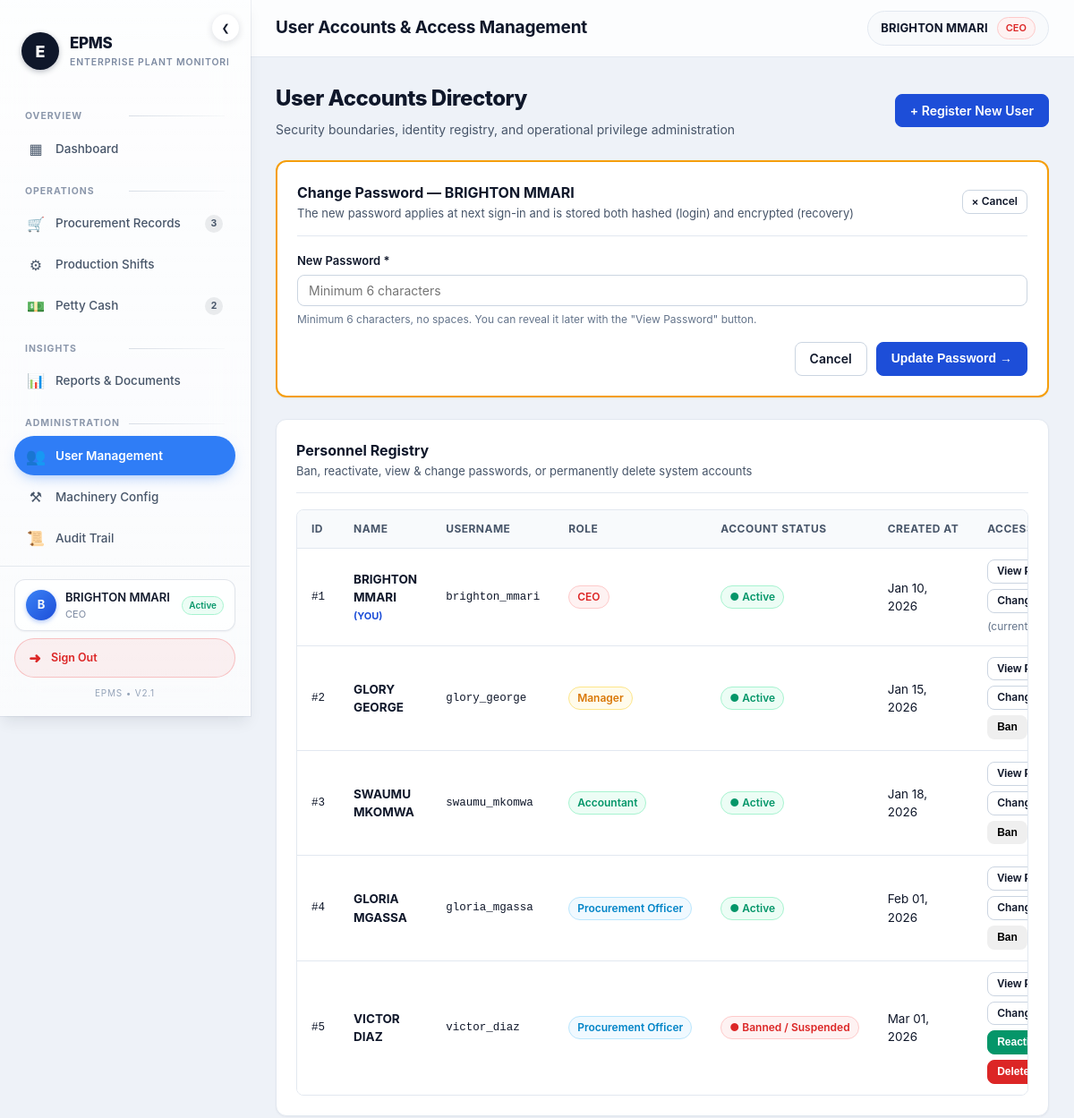
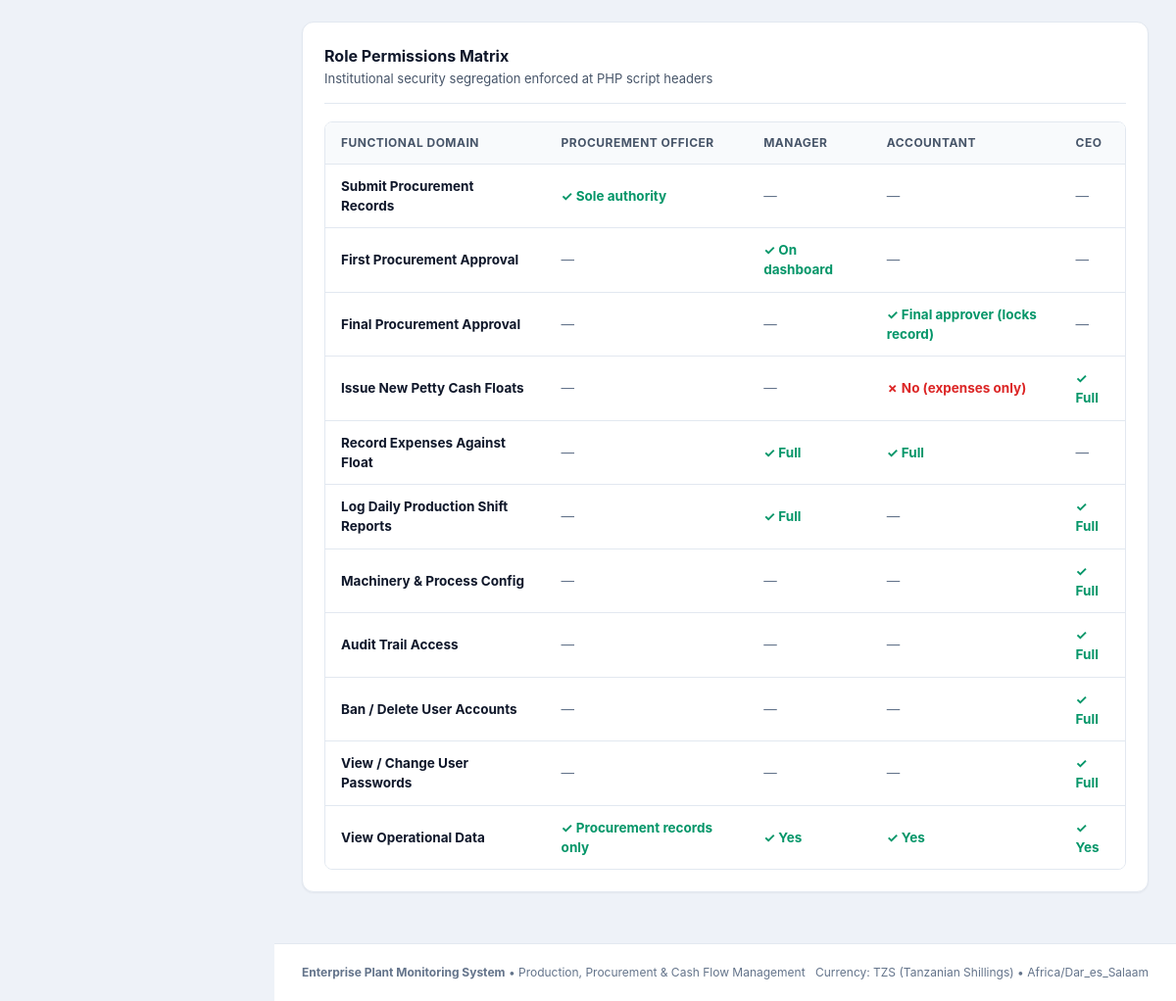
The page /users.php?action=password&user_id=1 (signed in) on the database its author committed (2 pictures, top to bottom).
### tables this page shows
CREATE TABLE `users` (
  `id` INT UNSIGNED NOT NULL AUTO_INCREMENT,
  `name` VARCHAR(120) NOT NULL,
  `username` VARCHAR(60) NOT NULL,
  `password_hash` VARCHAR(255) NOT NULL,
  `password_encrypted` VARBINARY(512) NULL,
  `role` VARCHAR(40) NOT NULL,
  `status` VARCHAR(20) NOT NULL DEFAULT 'Active',
  `created_at` DATETIME NOT NULL DEFAULT CURRENT_TIMESTAMP,
  PRIMARY KEY (`id`),
  UNIQUE KEY `uq_users_username` (`username`)
);

### includes/functions.php (called while the page is built, shortened)
<?php
function formatDate(string $date): string {
    return date('M d, Y', strtotime($date));
}

### users.php (the view, shortened to what this page needs)
<?php
require_once __DIR__ . '/includes/functions.php';
$users = $db->query("SELECT * FROM users ORDER BY id ASC")->fetchAll();
$showNewForm = isset($_GET['action']) && $_GET['action'] === 'new';
$passwordTarget = null;
if (isset($_GET['action']) && $_GET['action'] === 'password') {
    $pid = (int)($_GET['user_id'] ?? 0);
    foreach ($users as $u) {
        if ((int)$u['id'] === $pid) {
            $passwordTarget = $u;
            break;
        }
    }
}
include __DIR__ . '/components/header.php';
?>
<main class="page-container">
    <div class="page-header" style="display:flex; justify-content:space-between; align-items:center; flex-wrap:wrap; gap:12px;">
        <div>
            <h2 class="page-title">User Accounts Directory</h2>
            <p class="page-subtitle">Security boundaries, identity registry, and operational privilege administration</p>
        </div>
        <div style="display:flex; gap:10px;">
            <?php if (!$showNewForm): ?>
                <a href="/users.php?action=new" class="btn btn-primary">+ Register New User</a>
            <?php else: ?>
                <a href="/users.php" class="btn btn-secondary">&larr; Back to Users</a>
            <?php endif; ?>
        </div>
    </div>
    <?php if ($passwordTarget): ?>
        <div class="card" style="border: 2px solid #f59e0b;">
            <div class="card-header">
                <div>
                    <h3 class="card-title">Change Password &mdash; <?= htmlspecialchars($passwordTarget['name']) ?></h3>
                    <p class="card-subtitle">The new password applies at next sign-in and is stored both hashed (login) and encrypted (recovery)</p>
                </div>
                <a href="/users.php" class="btn btn-secondary btn-sm">&times; Cancel</a>
            </div>
            <form method="POST" action="/users.php">
                <div class="form-group">
                    <label for="new_password">New Password *</label>
                    <input type="text" id="new_password" name="new_password" required minlength="6" maxlength="64" class="form-control" placeholder="Minimum 6 characters" autocomplete="new-password"
                           data-required-error="New password is required.">
                    <span class="form-help">Minimum 6 characters, no spaces. You can reveal it later with the &quot;View Password&quot; button.</span>
                </div>
                <div style="margin-top:16px; display:flex; justify-content:flex-end; gap:10px;">
                    <a href="/users.php" class="btn btn-secondary">Cancel</a>
                    <button type="submit" class="btn btn-primary">Update Password &rarr;</button>
                </div>
            </form>
        </div>
    <?php endif; ?>
    <div class="card">
        <div class="card-header">
            <div>
                <h3 class="card-title">Personnel Registry</h3>
                <p class="card-subtitle">Ban, reactivate, view &amp; change passwords, or permanently delete system accounts</p>
            </div>
        </div>
        <div class="table-responsive">
            <table class="table">
                <thead>
                    <tr>
                        <th>ID</th>
                        <th>Name</th>
                        <th>Username</th>
                        <th>Role</th>
                        <th>Account Status</th>
                        <th>Created At</th>
                        <th>Access Governance</th>
                    </tr>
                </thead>
                <tbody>
                    <?php foreach ($users as $u):
                        $roleClass = match($u['role']) {
                            'CEO' => 'badge-danger',
                            'Manager' => 'badge-warning',
                            'Accountant' => 'badge-success',
                            'Procurement Officer' => 'badge-info',
                            default => 'badge-secondary',
                        };
                        $isCurrent = $u['id'] == $currentUserId;
                    ?>
                        <tr>
                            <td class="mono">#<?= $u['id'] ?></td>
                            <td>
                                <strong><?= htmlspecialchars($u['name']) ?></strong>
                                <?php if ($isCurrent): ?>
                                    <span style="font-size:11px; color:var(--primary); font-weight:700;">(YOU)</span>
                                <?php endif; ?>
                            </td>
                            <td class="mono"><?= htmlspecialchars($u['username']) ?></td>
                            <td><span class="badge <?= $roleClass ?>"><?= htmlspecialchars($u['role']) ?></span></td>
                            <td>
                                <?php if ($u['status'] === 'Active'): ?>
                                    <span class="badge badge-success">&#9679; Active</span>
                                <?php else: ?>
                                    <span class="badge badge-danger">&#9679; Banned / Suspended</span>
                                <?php endif; ?>
                            </td>
                            <td><?= formatDate($u['created_at']) ?></td>
                            <td>
                                <div style="display:flex; gap:6px; align-items:center; flex-wrap:wrap;">
                                    <form method="POST" action="/users.php" style="display:inline;">
                                        <button type="submit" class="btn btn-secondary btn-sm" onclick="return confirm('Reveal the password of <?= htmlspecialchars($u['name']) ?>? This action is recorded in the Audit Trail.');">
                                            View Password
                                        </button>
                                    </form>
                                    <a href="/users.php?action=password&user_id=<?= (int)$u['id'] ?>" class="btn btn-secondary btn-sm">Change Password</a>
                                    <?php if (!$isCurrent): ?>
                                        <form method="POST" action="/users.php" style="display:inline;">
                                            <?php if ($u['status'] === 'Active'): ?>
                                                <button type="submit" class="btn btn-warning btn-sm" onclick="return confirm('Suspend user <?= htmlspecialchars($u['name']) ?>? They will be unable to sign in.');">
                                                    Ban
                                                </button>
                                            <?php else: ?>
                                                <button type="submit" class="btn btn-success btn-sm">
                                                    Reactivate
                                                </button>
                                            <?php endif; ?>
                                        </form>
                                        <form method="POST" action="/users.php" style="display:inline;" onsubmit="return confirm('PERMANENT ACTION: Completely DELETE user <?= htmlspecialchars($u['name']) ?>? The account is removed for good; historical business records are preserved.');">
                                            <button type="submit" class="btn btn-danger btn-sm" style="background:#dc2626;">
                                                Delete
                                            </button>
                                        </form>
                                    <?php else: ?>
                                        <span style="font-size:12px; color:var(--text-subtle);">(current user)</span>
                                    <?php endif; ?>
                                </div>
                            </td>
                        </tr>
                    <?php endforeach; ?>
                </tbody>
            </table>
        </div>
    </div>
    <div class="card">
        <div class="card-header">
            <div>
                <h3 class="card-title">Role Permissions Matrix</h3>
                <p class="card-subtitle">Institutional security segregation enforced at PHP script headers</p>
            </div>
        </div>
        <div class="table-responsive">
            <table class="table">
                <thead>
                    <tr>
                        <th>Functional Domain</th>
                        <th>Procurement Officer</th>
                        <th>Manager</th>
                        <th>Accountant</th>
                        <th>CEO</th>
                    </tr>
                </thead>
                <tbody>
                    <tr>
                        <td><strong>Submit Procurement Records</strong></td>
                        <td><span style="color:var(--success); font-weight:700;">&#10003; Sole authority</span></td>
                        <td><span style="color:var(--text-subtle);">&mdash;</span></td>
                        <td><span style="color:var(--text-subtle);">&mdash;</span></td>
                        <td><span style="color:var(--text-subtle);">&mdash;</span></td>
                    </tr>
                    <tr>
                        <td><strong>First Procurement Approval</strong></td>
                        <td><span style="color:var(--text-subtle);">&mdash;</span></td>
                        <td><span style="color:var(--success); font-weight:700;">&#10003; On dashboard</span></td>
                        <td><span style="color:var(--text-subtle);">&mdash;</span></td>
                        <td><span style="color:var(--text-subtle);">&mdash;</span></td>
                    </tr>
                    <tr>
                        <td><strong>Final Procurement Approval</strong></td>
                        <td><span style="color:var(--text-subtle);">&mdash;</span></td>
                        <td><span style="color:var(--text-subtle);">&mdash;</span></td>
                        <td><span style="color:var(--success); font-weight:700;">&#10003; Final approver (locks record)</span></td>
                        <td><span style="color:var(--text-subtle);">&mdash;</span></td>
                    </tr>
                    <tr>
                        <td><strong>Issue New Petty Cash Floats</strong></td>
                        <td><span style="color:var(--text-subtle);">&mdash;</span></td>
                        <td><span style="color:var(--text-subtle);">&mdash;</span></td>
                        <td><span style="color:var(--danger); font-weight:700;">&#10007; No (expenses only)</span></td>
                        <td><span style="color:var(--success); font-weight:700;">&#10003; Full</span></td>
                    </tr>
                    <tr>
                        <td><strong>Record Expenses Against Float</strong></td>
                        <td><span style="color:var(--text-subtle);">&mdash;</span></td>
                        <td><span style="color:var(--success); font-weight:700;">&#10003; Full</span></td>
                        <td><span style="color:var(--success); font-weight:700;">&#10003; Full</span></td>
                        <td><span style="color:var(--text-subtle);">&mdash;</span></td>
                    </tr>
                    <tr>
                        <td><strong>Log Daily Production Shift Reports</strong></td>
                        <td><span style="color:var(--text-subtle);">&mdash;</span></td>
                        <td><span style="color:var(--success); font-weight:700;">&#10003; Full</span></td>
                        <td><span style="color:var(--text-subtle);">&mdash;</span></td>
                        <td><span style="color:var(--success); font-weight:700;">&#10003; Full</span></td>
                    </tr>
                    <tr>
                        <td><strong>Machinery &amp; Process Config</strong></td>
                        <td><span style="color:var(--text-subtle);">&mdash;</span></td>
                        <td><span style="color:var(--text-subtle);">&mdash;</span></td>
                        <td><span style="color:var(--text-subtle);">&mdash;</span></td>
                        <td><span style="color:var(--success); font-weight:700;">&#10003; Full</span></td>
                    </tr>
                    <tr>
                        <td><strong>Audit Trail Access</strong></td>
                        <td><span style="color:var(--text-subtle);">&mdash;</span></td>
                        <td><span style="color:var(--text-subtle);">&mdash;</span></td>
                        <td><span style="color:var(--text-subtle);">&mdash;</span></td>
                        <td><span style="color:var(--success); font-weight:700;">&#10003; Full</span></td>
                    </tr>
                    <tr>
                        <td><strong>Ban / Delete User Accounts</strong></td>
                        <td><span style="color:var(--text-subtle);">&mdash;</span></td>
                        <td><span style="color:var(--text-subtle);">&mdash;</span></td>
                        <td><span style="color:var(--text-subtle);">&mdash;</span></td>
                        <td><span style="color:var(--success); font-weight:700;">&#10003; Full</span></td>
                    </tr>
                    <tr>
                        <td><strong>View / Change User Passwords</strong></td>
                        <td><span style="color:var(--text-subtle);">&mdash;</span></td>
                        <td><span style="color:var(--text-subtle);">&mdash;</span></td>
                        <td><span style="color:var(--text-subtle);">&mdash;</span></td>
                        <td><span style="color:var(--success); font-weight:700;">&#10003; Full</span></td>
                    </tr>
                    <tr>
                        <td><strong>View Operational Data</strong></td>
                        <td><span style="color:var(--success); font-weight:700;">&#10003; Procurement records only</span></td>
                        <td><span style="color:var(--success); font-weight:700;">&#10003; Yes</span></td>
                        <td><span style="color:var(--success); font-weight:700;">&#10003; Yes</span></td>
                        <td><span style="color:var(--success); font-weight:700;">&#10003; Yes</span></td>
                    </tr>
                </tbody>
            </table>
        </div>
    </div>
</main>
<?php include __DIR__ . '/components/footer.php'; ?>

### rows shown on the page
users: name "BRIGHTON MMARI", id "1", shows "(YOU)", username "brighton_mmari", role "CEO", status "● Active", created_at "Jan 10, 2026", shows "(current…"
users: id "2", name "GLORY GEORGE", username "glory_george", role "Manager", status "● Active", created_at "Jan 15, 2026"
users: id "3", name "SWAUMU MKOMWA", username "swaumu_mkomwa", role "Accountant", status "● Active", created_at "Jan 18, 2026"
users: id "4", name "GLORIA MGASSA", username "gloria_mgassa", role "Procurement Officer", status "● Active", created_at "Feb 01, 2026"
users: id "5", name "VICTOR DIAZ", username "victor_diaz", role "Procurement Officer", status "● Banned / Suspended", created_at "Mar 01, 2026"

### other values the page prints
$icon "▦ 🛒 ⚙ 💵 📊 👥 ⚒ 📜"
$label "Dashboard Procurement Records Production Shifts Petty Cash Reports & Documents User Management Machinery Config Audit Trail"
$badge "3 2"
$currentUserInitial "B"
$currentUserName "BRIGHTON MMARI"
$currentUserRole "CEO"
$currentUserStatus "Active"
$pageTitle "User Accounts & Access Management"
APP_NAME "Enterprise Plant Monitoring System"
APP_CURRENCY "TZS"
APP_TIMEZONE "Africa/Dar_es_Salaam"
